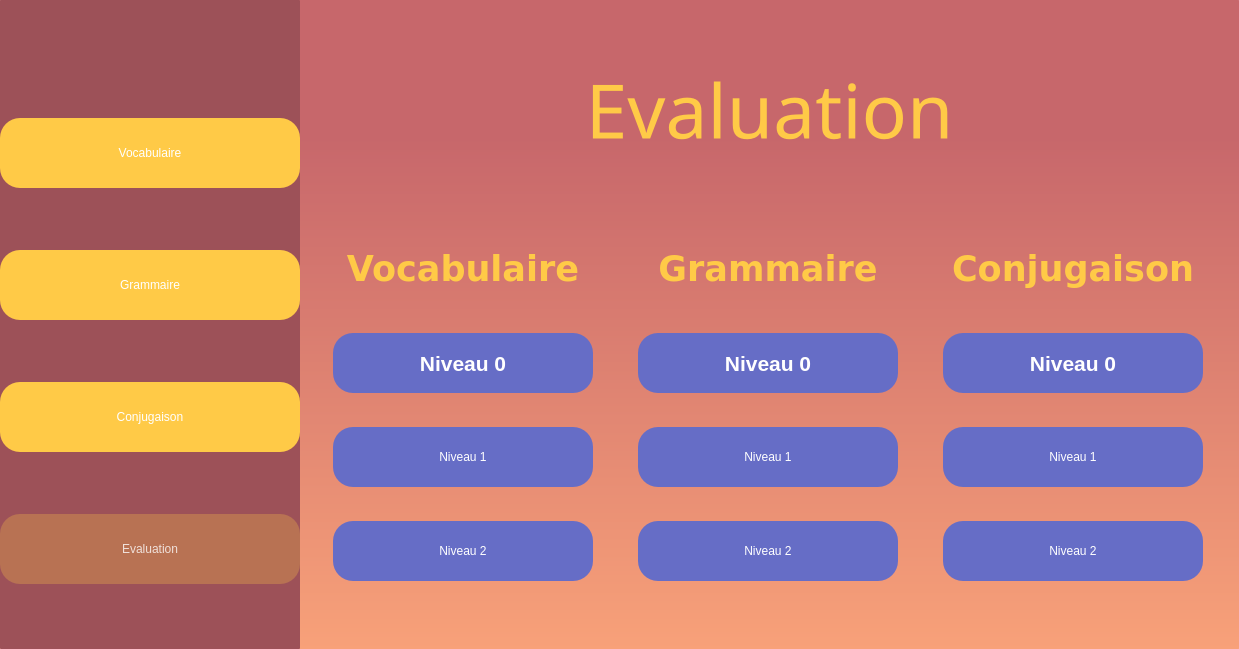
<?xml version="1.0" encoding="UTF-8"?>
<ui version="4.0">
 <class>MainWindow</class>
 <widget class="QMainWindow" name="MainWindow">
  <property name="geometry">
   <rect>
    <x>0</x>
    <y>0</y>
    <width>1239</width>
    <height>649</height>
   </rect>
  </property>
  <property name="windowTitle">
   <string>MainWindow</string>
  </property>
  <property name="styleSheet">
   <string notr="true">border-radius: 1px</string>
  </property>
  <widget class="QWidget" name="centralwidget">
   <property name="styleSheet">
    <string notr="true">background-color: qlineargradient(spread:pad, x1:1, y1:0.21, x2:1, y2:1, stop:0 rgba(199, 103, 107, 255), stop:1 rgba(248, 161, 121, 255));</string>
   </property>
   <layout class="QGridLayout" name="gridLayout_4">
    <property name="leftMargin">
     <number>0</number>
    </property>
    <property name="topMargin">
     <number>0</number>
    </property>
    <property name="rightMargin">
     <number>0</number>
    </property>
    <property name="bottomMargin">
     <number>0</number>
    </property>
    <property name="spacing">
     <number>0</number>
    </property>
    <item row="0" column="0">
     <widget class="QFrame" name="side_menu">
      <property name="minimumSize">
       <size>
        <width>0</width>
        <height>0</height>
       </size>
      </property>
      <property name="maximumSize">
       <size>
        <width>300</width>
        <height>16777215</height>
       </size>
      </property>
      <property name="layoutDirection">
       <enum>Qt::LeftToRight</enum>
      </property>
      <property name="styleSheet">
       <string notr="true">background-color: rgb(157, 81, 88);</string>
      </property>
      <property name="frameShape">
       <enum>QFrame::StyledPanel</enum>
      </property>
      <property name="frameShadow">
       <enum>QFrame::Raised</enum>
      </property>
      <layout class="QGridLayout" name="gridLayout">
       <property name="leftMargin">
        <number>0</number>
       </property>
       <property name="topMargin">
        <number>0</number>
       </property>
       <property name="rightMargin">
        <number>0</number>
       </property>
       <property name="bottomMargin">
        <number>0</number>
       </property>
       <property name="spacing">
        <number>0</number>
       </property>
       <item row="3" column="0">
        <widget class="QToolButton" name="btn_to_gram">
         <property name="maximumSize">
          <size>
           <width>500</width>
           <height>70</height>
          </size>
         </property>
         <property name="cursor">
          <cursorShape>PointingHandCursor</cursorShape>
         </property>
         <property name="styleSheet">
          <string notr="true">background-color: rgb(255, 202, 71);
border-radius: 20px;
color: white;
font: 700 22pt &quot;Segoe UI Variable Display&quot;;</string>
         </property>
         <property name="text">
          <string>Grammaire</string>
         </property>
        </widget>
       </item>
       <item row="6" column="0">
        <widget class="QToolButton" name="btn_to_eval">
         <property name="maximumSize">
          <size>
           <width>500</width>
           <height>70</height>
          </size>
         </property>
         <property name="cursor">
          <cursorShape>PointingHandCursor</cursorShape>
         </property>
         <property name="styleSheet">
          <string notr="true">background-color: rgba(255, 202, 71,70);
border-radius: 20px;
color: rgba(255, 255,255,200);
font: 700 22pt &quot;Segoe UI Variable Display&quot;;</string>
         </property>
         <property name="text">
          <string>Evaluation</string>
         </property>
        </widget>
       </item>
       <item row="5" column="0">
        <widget class="QToolButton" name="toolButton">
         <property name="enabled">
          <bool>false</bool>
         </property>
         <property name="maximumSize">
          <size>
           <width>500</width>
           <height>70</height>
          </size>
         </property>
         <property name="cursor">
          <cursorShape>PointingHandCursor</cursorShape>
         </property>
         <property name="styleSheet">
          <string notr="true">background-color: rgb(255, 202, 71);
border-radius: 20px;
color: white;
font: 700 22pt &quot;Segoe UI Variable Display&quot;;</string>
         </property>
         <property name="text">
          <string>Conjugaison</string>
         </property>
        </widget>
       </item>
       <item row="1" column="0">
        <spacer name="verticalSpacer">
         <property name="orientation">
          <enum>Qt::Vertical</enum>
         </property>
         <property name="sizeType">
          <enum>QSizePolicy::Fixed</enum>
         </property>
         <property name="sizeHint" stdset="0">
          <size>
           <width>41</width>
           <height>56</height>
          </size>
         </property>
        </spacer>
       </item>
       <item row="2" column="0">
        <widget class="QToolButton" name="btn_to_vocab">
         <property name="enabled">
          <bool>false</bool>
         </property>
         <property name="sizePolicy">
          <sizepolicy hsizetype="Preferred" vsizetype="Maximum">
           <horstretch>0</horstretch>
           <verstretch>0</verstretch>
          </sizepolicy>
         </property>
         <property name="maximumSize">
          <size>
           <width>500</width>
           <height>70</height>
          </size>
         </property>
         <property name="cursor">
          <cursorShape>PointingHandCursor</cursorShape>
         </property>
         <property name="layoutDirection">
          <enum>Qt::LeftToRight</enum>
         </property>
         <property name="styleSheet">
          <string notr="true">background-color: rgb(255, 202, 71);
border-radius: 20px;
color: white;
font: 700 22pt &quot;Segoe UI Variable Display&quot;;</string>
         </property>
         <property name="text">
          <string>Vocabulaire</string>
         </property>
        </widget>
       </item>
      </layout>
     </widget>
    </item>
    <item row="0" column="1">
     <widget class="QWidget" name="main_menu" native="true">
      <layout class="QGridLayout" name="gridLayout_3">
       <item row="0" column="0">
        <widget class="QFrame" name="title_frame">
         <property name="maximumSize">
          <size>
           <width>16777215</width>
           <height>200</height>
          </size>
         </property>
         <property name="styleSheet">
          <string notr="true">background-color: rgba(255, 255, 255,0);</string>
         </property>
         <property name="frameShape">
          <enum>QFrame::StyledPanel</enum>
         </property>
         <property name="frameShadow">
          <enum>QFrame::Raised</enum>
         </property>
         <layout class="QGridLayout" name="gridLayout_2">
          <property name="leftMargin">
           <number>0</number>
          </property>
          <property name="topMargin">
           <number>0</number>
          </property>
          <property name="rightMargin">
           <number>0</number>
          </property>
          <property name="bottomMargin">
           <number>0</number>
          </property>
          <property name="spacing">
           <number>0</number>
          </property>
          <item row="0" column="0">
           <widget class="QLabel" name="label">
            <property name="font">
             <font>
              <family>Sitka Heading Semibold</family>
              <pointsize>56</pointsize>
             </font>
            </property>
            <property name="styleSheet">
             <string notr="true">color:rgb(255, 202, 71);
background-color: rgba(255, 255, 255,0);</string>
            </property>
            <property name="text">
             <string>Evaluation</string>
            </property>
            <property name="alignment">
             <set>Qt::AlignCenter</set>
            </property>
           </widget>
          </item>
         </layout>
        </widget>
       </item>
       <item row="2" column="0">
        <spacer name="verticalSpacer_2">
         <property name="orientation">
          <enum>Qt::Vertical</enum>
         </property>
         <property name="sizeType">
          <enum>QSizePolicy::Preferred</enum>
         </property>
         <property name="sizeHint" stdset="0">
          <size>
           <width>20</width>
           <height>40</height>
          </size>
         </property>
        </spacer>
       </item>
       <item row="1" column="0">
        <widget class="QFrame" name="content_frame">
         <property name="styleSheet">
          <string notr="true">background-color: rgba(255, 255, 255,0);</string>
         </property>
         <property name="frameShape">
          <enum>QFrame::StyledPanel</enum>
         </property>
         <property name="frameShadow">
          <enum>QFrame::Raised</enum>
         </property>
         <layout class="QGridLayout" name="gridLayout_6">
          <property name="bottomMargin">
           <number>0</number>
          </property>
          <property name="horizontalSpacing">
           <number>30</number>
          </property>
          <property name="verticalSpacing">
           <number>19</number>
          </property>
          <item row="0" column="1">
           <widget class="QLabel" name="label_3">
            <property name="maximumSize">
             <size>
              <width>16777215</width>
              <height>60</height>
             </size>
            </property>
            <property name="font">
             <font>
              <family>Verdana</family>
              <pointsize>26</pointsize>
              <italic>false</italic>
              <bold>true</bold>
             </font>
            </property>
            <property name="styleSheet">
             <string notr="true">color:rgb(255, 202, 71);
background-color: rgba(255, 255, 255,0);
font: 700 26pt &quot;Verdana&quot;;</string>
            </property>
            <property name="text">
             <string>Grammaire</string>
            </property>
            <property name="alignment">
             <set>Qt::AlignCenter</set>
            </property>
           </widget>
          </item>
          <item row="0" column="2">
           <widget class="QLabel" name="label_4">
            <property name="maximumSize">
             <size>
              <width>16777215</width>
              <height>60</height>
             </size>
            </property>
            <property name="font">
             <font>
              <family>Verdana</family>
              <pointsize>26</pointsize>
              <italic>false</italic>
              <bold>true</bold>
             </font>
            </property>
            <property name="styleSheet">
             <string notr="true">color:rgb(255, 202, 71);
background-color: rgba(255, 255, 255,0);
font: 700 26pt &quot;Verdana&quot;;</string>
            </property>
            <property name="text">
             <string>Conjugaison</string>
            </property>
            <property name="alignment">
             <set>Qt::AlignCenter</set>
            </property>
           </widget>
          </item>
          <item row="3" column="1">
           <widget class="QPushButton" name="btn_gram_lvl2">
            <property name="minimumSize">
             <size>
              <width>0</width>
              <height>60</height>
             </size>
            </property>
            <property name="maximumSize">
             <size>
              <width>260</width>
              <height>16777215</height>
             </size>
            </property>
            <property name="cursor">
             <cursorShape>PointingHandCursor</cursorShape>
            </property>
            <property name="styleSheet">
             <string notr="true">border-radius:20px;
background-color:rgb(102, 109, 198); 
font: 700 16pt &quot;Tahoma&quot;;
color: rgb(255, 255, 255);

</string>
            </property>
            <property name="text">
             <string>Niveau 1</string>
            </property>
           </widget>
          </item>
          <item row="0" column="0">
           <widget class="QLabel" name="label_2">
            <property name="minimumSize">
             <size>
              <width>0</width>
              <height>0</height>
             </size>
            </property>
            <property name="maximumSize">
             <size>
              <width>16777215</width>
              <height>16777215</height>
             </size>
            </property>
            <property name="font">
             <font>
              <family>Verdana</family>
              <pointsize>26</pointsize>
              <italic>false</italic>
              <bold>true</bold>
             </font>
            </property>
            <property name="styleSheet">
             <string notr="true">color:rgb(255, 202, 71);

background-color: rgba(255, 255, 255,0);
font: 700 26pt &quot;Verdana&quot;;</string>
            </property>
            <property name="text">
             <string>Vocabulaire</string>
            </property>
            <property name="alignment">
             <set>Qt::AlignCenter</set>
            </property>
           </widget>
          </item>
          <item row="3" column="0">
           <widget class="QPushButton" name="btn_vocab_lvl2">
            <property name="minimumSize">
             <size>
              <width>0</width>
              <height>60</height>
             </size>
            </property>
            <property name="maximumSize">
             <size>
              <width>260</width>
              <height>16777215</height>
             </size>
            </property>
            <property name="cursor">
             <cursorShape>PointingHandCursor</cursorShape>
            </property>
            <property name="styleSheet">
             <string notr="true">border-radius:20px;
background-color:rgb(102, 109, 198); 
font: 700 16pt &quot;Tahoma&quot;;
color: rgb(255, 255, 255);

</string>
            </property>
            <property name="text">
             <string>Niveau 1</string>
            </property>
           </widget>
          </item>
          <item row="1" column="0">
           <widget class="QPushButton" name="btn_vocab_lvl1">
            <property name="minimumSize">
             <size>
              <width>0</width>
              <height>60</height>
             </size>
            </property>
            <property name="maximumSize">
             <size>
              <width>260</width>
              <height>16777215</height>
             </size>
            </property>
            <property name="font">
             <font>
              <family>Tahoma</family>
              <pointsize>16</pointsize>
              <italic>false</italic>
              <bold>true</bold>
             </font>
            </property>
            <property name="cursor">
             <cursorShape>PointingHandCursor</cursorShape>
            </property>
            <property name="styleSheet">
             <string notr="true">border-radius:20px;
background-color:rgb(102, 109, 198); 
font: 700 16pt &quot;Tahoma&quot;;
color: rgb(255, 255, 255);

</string>
            </property>
            <property name="text">
             <string>Niveau 0</string>
            </property>
           </widget>
          </item>
          <item row="5" column="0">
           <widget class="QPushButton" name="btn_vocab_lvl3">
            <property name="minimumSize">
             <size>
              <width>0</width>
              <height>60</height>
             </size>
            </property>
            <property name="maximumSize">
             <size>
              <width>260</width>
              <height>16777215</height>
             </size>
            </property>
            <property name="cursor">
             <cursorShape>PointingHandCursor</cursorShape>
            </property>
            <property name="styleSheet">
             <string notr="true">border-radius:20px;
background-color:rgb(102, 109, 198); 
font: 700 16pt &quot;Tahoma&quot;;
color: rgb(255, 255, 255);

</string>
            </property>
            <property name="text">
             <string>Niveau 2</string>
            </property>
           </widget>
          </item>
          <item row="1" column="1">
           <widget class="QPushButton" name="btn_gram_lvl1">
            <property name="minimumSize">
             <size>
              <width>0</width>
              <height>60</height>
             </size>
            </property>
            <property name="maximumSize">
             <size>
              <width>260</width>
              <height>16777215</height>
             </size>
            </property>
            <property name="font">
             <font>
              <family>Tahoma</family>
              <pointsize>16</pointsize>
              <italic>false</italic>
              <bold>true</bold>
             </font>
            </property>
            <property name="cursor">
             <cursorShape>PointingHandCursor</cursorShape>
            </property>
            <property name="styleSheet">
             <string notr="true">border-radius:20px;
background-color:rgb(102, 109, 198); 
font: 700 16pt &quot;Tahoma&quot;;
color: rgb(255, 255, 255);

</string>
            </property>
            <property name="text">
             <string>Niveau 0</string>
            </property>
           </widget>
          </item>
          <item row="3" column="2">
           <widget class="QPushButton" name="btn_conj_lvl2">
            <property name="minimumSize">
             <size>
              <width>0</width>
              <height>60</height>
             </size>
            </property>
            <property name="maximumSize">
             <size>
              <width>260</width>
              <height>16777215</height>
             </size>
            </property>
            <property name="cursor">
             <cursorShape>PointingHandCursor</cursorShape>
            </property>
            <property name="styleSheet">
             <string notr="true">border-radius:20px;
background-color:rgb(102, 109, 198); 
font: 700 16pt &quot;Tahoma&quot;;
color: rgb(255, 255, 255);

</string>
            </property>
            <property name="text">
             <string>Niveau 1</string>
            </property>
           </widget>
          </item>
          <item row="5" column="1">
           <widget class="QPushButton" name="btn_gram_lvl3">
            <property name="minimumSize">
             <size>
              <width>0</width>
              <height>60</height>
             </size>
            </property>
            <property name="maximumSize">
             <size>
              <width>260</width>
              <height>16777215</height>
             </size>
            </property>
            <property name="cursor">
             <cursorShape>PointingHandCursor</cursorShape>
            </property>
            <property name="styleSheet">
             <string notr="true">border-radius:20px;
background-color:rgb(102, 109, 198); 
font: 700 16pt &quot;Tahoma&quot;;
color: rgb(255, 255, 255);

</string>
            </property>
            <property name="text">
             <string>Niveau 2</string>
            </property>
           </widget>
          </item>
          <item row="5" column="2">
           <widget class="QPushButton" name="btn_conj_lvl3">
            <property name="minimumSize">
             <size>
              <width>0</width>
              <height>60</height>
             </size>
            </property>
            <property name="maximumSize">
             <size>
              <width>260</width>
              <height>16777215</height>
             </size>
            </property>
            <property name="cursor">
             <cursorShape>PointingHandCursor</cursorShape>
            </property>
            <property name="styleSheet">
             <string notr="true">border-radius:20px;
background-color:rgb(102, 109, 198); 
font: 700 16pt &quot;Tahoma&quot;;
color: rgb(255, 255, 255);

</string>
            </property>
            <property name="text">
             <string>Niveau 2</string>
            </property>
           </widget>
          </item>
          <item row="1" column="2">
           <widget class="QPushButton" name="btn_conj_lvl1">
            <property name="minimumSize">
             <size>
              <width>0</width>
              <height>60</height>
             </size>
            </property>
            <property name="maximumSize">
             <size>
              <width>260</width>
              <height>16777215</height>
             </size>
            </property>
            <property name="font">
             <font>
              <family>Tahoma</family>
              <pointsize>16</pointsize>
              <italic>false</italic>
              <bold>true</bold>
             </font>
            </property>
            <property name="cursor">
             <cursorShape>PointingHandCursor</cursorShape>
            </property>
            <property name="styleSheet">
             <string notr="true">border-radius:20px;
background-color:rgb(102, 109, 198); 
font: 700 16pt &quot;Tahoma&quot;;
color: rgb(255, 255, 255);

</string>
            </property>
            <property name="text">
             <string>Niveau 0</string>
            </property>
           </widget>
          </item>
         </layout>
        </widget>
       </item>
      </layout>
     </widget>
    </item>
   </layout>
  </widget>
 </widget>
 <resources/>
 <connections/>
</ui>
